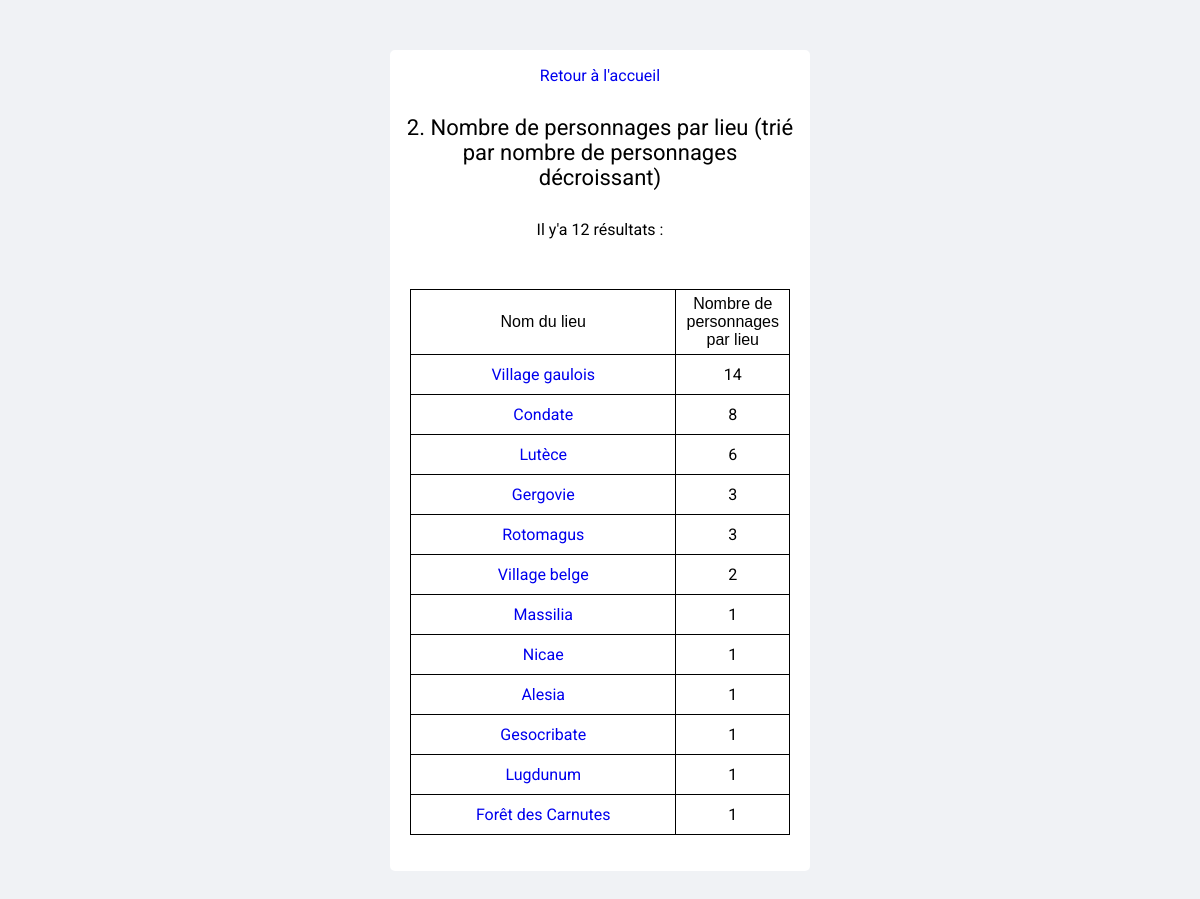
The app's page /requete2.php with its own data.
### tables this page shows
CREATE TABLE IF NOT EXISTS `lieu` (
  `id_lieu` int(11) NOT NULL AUTO_INCREMENT,
  `nom_lieu` varchar(50) NOT NULL,
  PRIMARY KEY (`id_lieu`)
);

### requete2.php (the view, shortened to what this page needs)
<!DOCTYPE html>
<html lang="en">
<head>
    <link rel="stylesheet" href="CSS/style.css">
</head>
<body>
    <main>
        <?php
            $pdo = connect();
        ?>
        <p> <a href="index.php"> Retour à l'accueil </a> </p>
        <h3>2.	Nombre de personnages par lieu (trié par nombre de personnages décroissant)</h3>
        <?php
            $requete = $pdo->query("
                SELECT l.id_lieu AS id_lieu, nom_lieu, COUNT(nom_personnage) AS nbPerso
                FROM personnage p, lieu l
                WHERE p.id_lieu = l.id_lieu
                GROUP BY id_lieu
                ORDER BY nbPerso DESC
            ");
        ?>
        <p>Il y'a <?= $requete->rowCount() ?> résultats :</p>
        <table>
            <thead>
                <tr>
                    <th>Nom du lieu</th>
                    <th>Nombre de personnages par lieu</th>
                </tr>
            </thead>
            <tbody>
                <?php
                    foreach($requete->fetchAll() as $lieu){ ?>
                        <tr>
                            <td> <a href="voirLieu.php?id_lieu=<?= $lieu["id_lieu"]?>"> <?= $lieu["nom_lieu"] ?> </a> </td>
                            <td> <?= $lieu["nbPerso"] ?> </td>
                        </tr>
                    <?php } ?>
            </tbody>
        </table>
    </main>
</body>
</html>

### CSS/style.css (style rules this page uses)
* { margin: 0; padding: 0; box-sizing: border-box; }
body { background: #f0f2f5; }
main { background: white; width: 45%; text-align: center; margin: 50px auto; padding: 1px 10px 36px 10px; border-radius: 5px; }
H3 { margin: 30px auto; font-family: 'Roboto', sans-serif; font-size: 22px; font-weight: initial; }
p { margin: 15px auto; font-family: 'Roboto', sans-serif; }
table, td, th { border: 0.5px solid black; border-collapse: collapse; height: 40px; width: 95%; margin: 50px auto 0px; font-family: 'Roboto', sans-serif; }
th { font-family: Arial, Helvetica, sans-serif; font-weight: initial; padding: 5px 10px; }
a { text-decoration: none; }
@media only screen and (min-width: 1200px) { main { width: 35%; } }

### records on screen
lieu: nom_lieu "Village gaulois", nbPerso "14"
lieu: nom_lieu "Condate", nbPerso "8"
lieu: nom_lieu "Lutèce", nbPerso "6"
lieu: nom_lieu "Gergovie", nbPerso "3"
lieu: nom_lieu "Rotomagus", nbPerso "3"
lieu: nom_lieu "Village belge", nbPerso "2"
lieu: nom_lieu "Massilia", nbPerso "1"
lieu: nom_lieu "Nicae", nbPerso "1"
lieu: nom_lieu "Alesia", nbPerso "1"
lieu: nom_lieu "Gesocribate", nbPerso "1"
lieu: nom_lieu "Lugdunum", nbPerso "1"
lieu: nom_lieu "Forêt des Carnutes", nbPerso "1"

### other values on screen
$requete->rowCount() "12"
